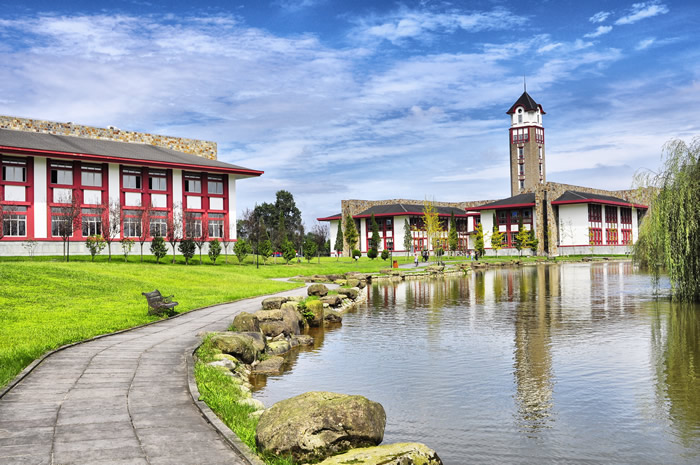
#> input picture 1.jpg, 700 x 465 px
$ python exp3_2.py
#> lines starting #> are read from the running program, lines starting #| are printed output that depends on the picture
import numpy as np
import cv2
from matplotlib import pyplot as plt

# %matplotlib inline
# %config InlinBackend. figure format-"retina"
plt.rcParams['font.sans-serif'] = ['SimHei']  # 用来正常显示中文标签
plt.rcParams['axes.unicode_minus'] = False  # 用来正常显示负
# openCV函数实现傅里叶变换
img = cv2.imread(r'1.jpg', 0)
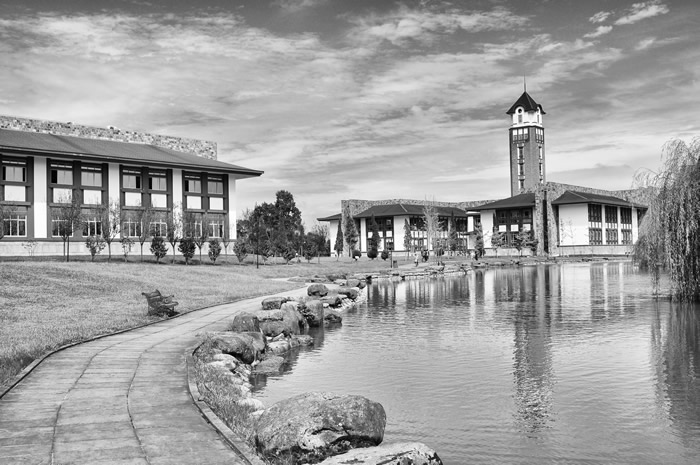
#> img: shape (465, 700); min 0, max 255, mean 159.2
dft = cv2.dft(np.float32(img), flags=cv2.DFT_COMPLEX_OUTPUT)
# dft1=cv2. shift_dft(dft)
# dft[:,:,0]为傅里叶变换的实部，dft[:,:,1]为傅里叶变换的虚部
magnitude0 = cv2.magnitude(dft[:, :, 0], dft[:, :, 1])  # 幅值谱
magnitude1 = 20 * np.log(1 + magnitude0)  # 腐值谱
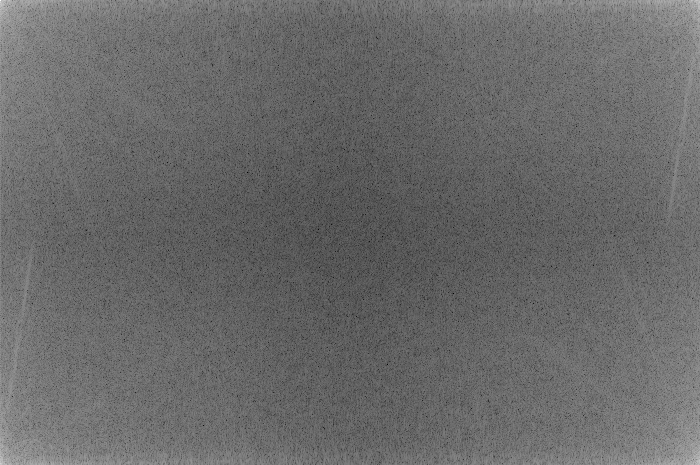
#> magnitude1: shape (465, 700) float32; min 41.21, max 355.3, mean 171.6; drawn with min black and max white
phase_angle0 = cv2.phase(dft[:, :, 0], dft[:, :, 1])  # 相位谱
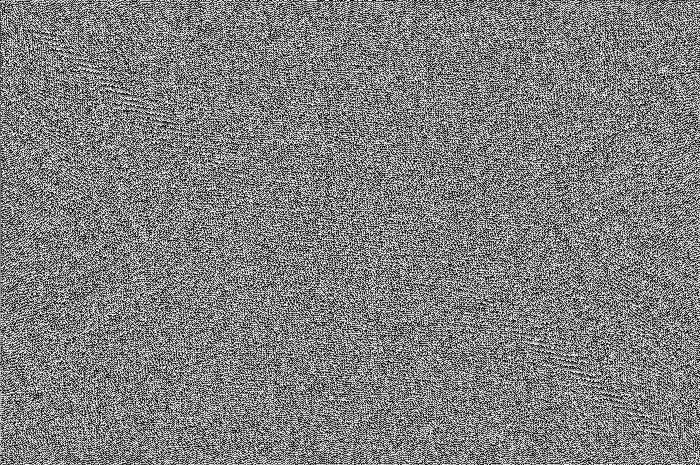
#> phase_angle0: shape (465, 700) float32; min 0, max 6.28, mean 3.14; drawn with min black and max white
img_back = cv2.idft(dft)
img_back1 = cv2.magnitude(img_back[:, :, 0], img_back[:, :, 1])
plt.figure(figsize=(10, 6))
plt.subplot(151), plt.imshow(img, cmap='gray')
plt.title("原图像"), plt.axis('off')
plt.subplot(152), plt.imshow(magnitude0, cmap='gray')
plt.title("幅值谱"), plt.axis('off')
plt.subplot(153), plt.imshow(magnitude1, cmap='gray')
plt.title("对数变换后的幅值谱"), plt.axis('off')
plt.subplot(154), plt.imshow(phase_angle0, cmap='gray')
plt.title("相位谱"), plt.axis('off')
plt.subplot(155), plt.imshow(img_back1, cmap='gray')
plt.title("重构图像"), plt.axis('off')
plt.show()
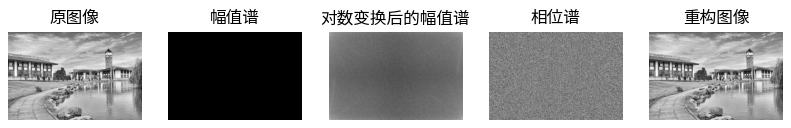
#> figure drawn by matplotlib, 5 panels

$ run again, with gg.jpg copied over 1.jpg
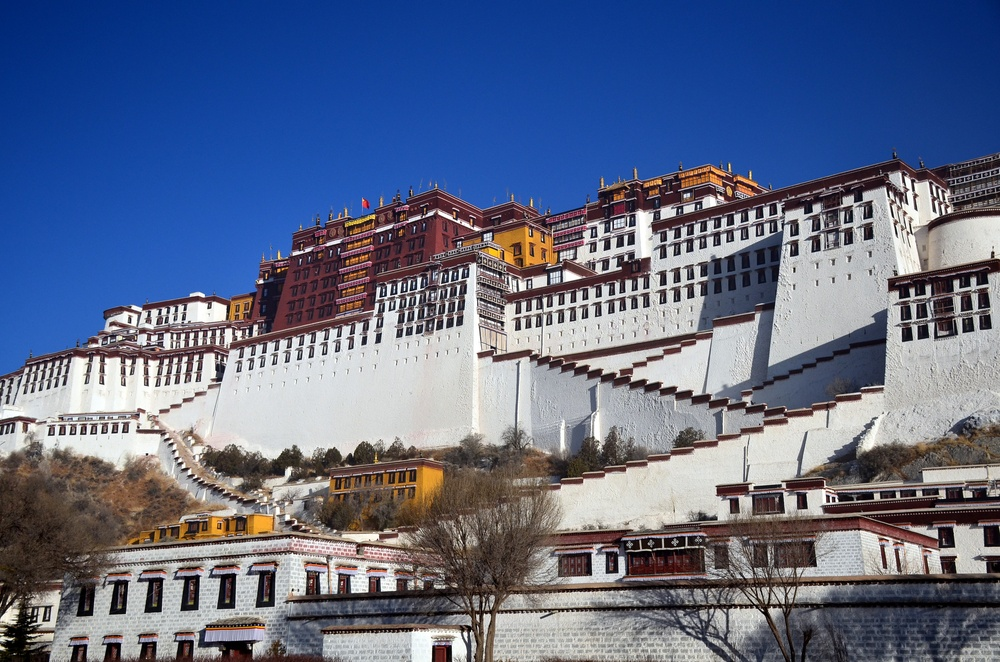
#> input picture gg.jpg, 1000 x 662 px, shrunk from 3696 x 2448 before the run
#> `magnitude1 = 20 * np.log(1 + magnitude0)`:
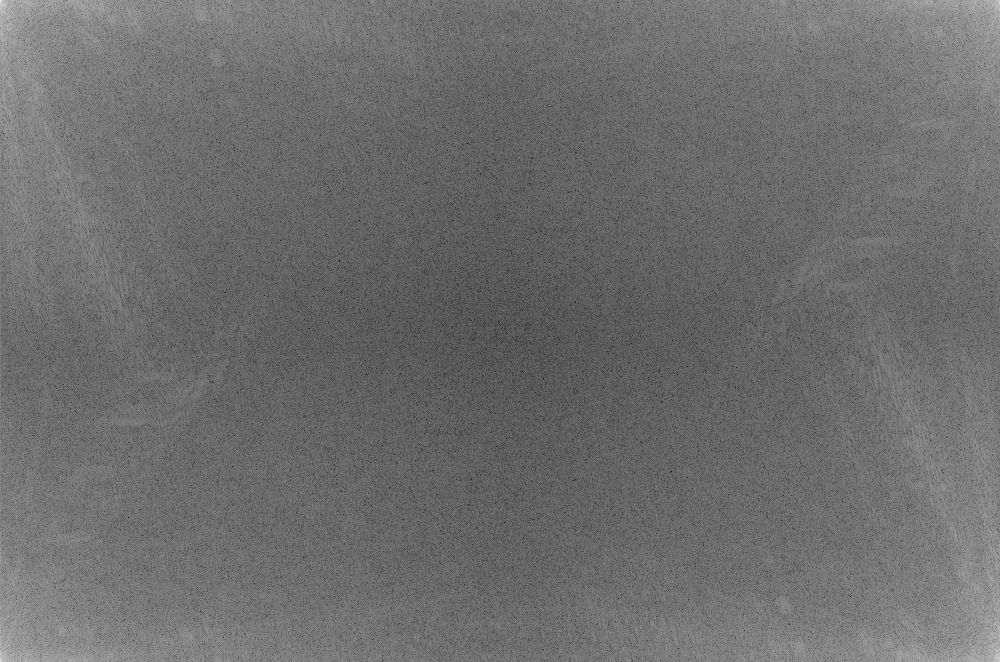
#> magnitude1: shape (662, 1000) float32; min 47.99, max 361.5, mean 183.3; drawn with min black and max white
#> `phase_angle0 = cv2.phase(dft[:, :, 0], dft[:, :, 1])`:
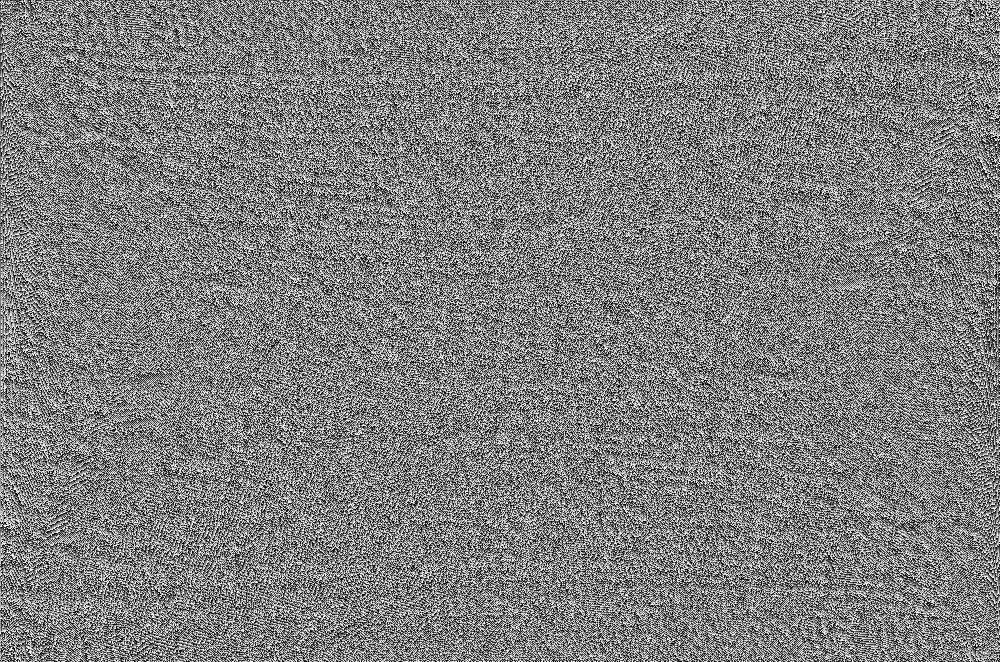
#> phase_angle0: shape (662, 1000) float32; min 1.82e-09, max 6.28, mean 3.14; drawn with min black and max white

$ run again, with 2.png saved as 1.jpg
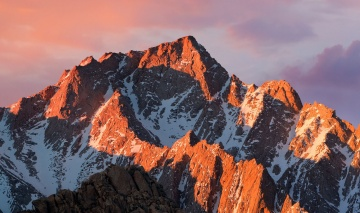
#> input picture 2.png, 360 x 213 px
#> `magnitude1 = 20 * np.log(1 + magnitude0)`:
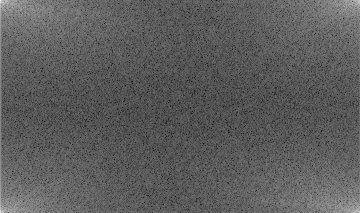
#> magnitude1: shape (213, 360) float32; min 65.27, max 319, mean 158.2; drawn with min black and max white
#> `phase_angle0 = cv2.phase(dft[:, :, 0], dft[:, :, 1])`:
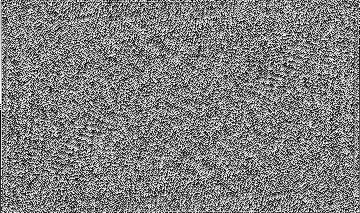
#> phase_angle0: shape (213, 360) float32; min 0, max 6.28, mean 3.14; drawn with min black and max white
